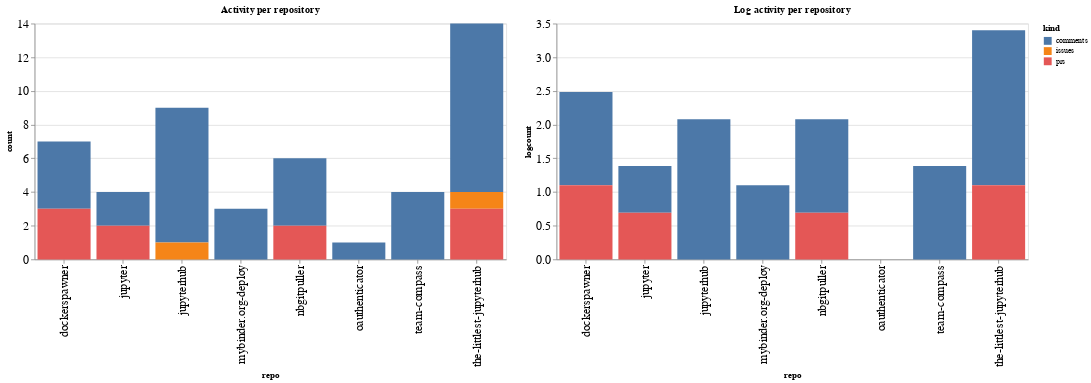

The cell this chart's notebook holds for it:
### Code cell
ch1 = alt.Chart(repo_summaries, width=600, title="Activity per repository").mark_bar().encode(
    x='repo',
    y='count',
    color='kind',
    tooltip="kind"
)

ch2 = alt.Chart(repo_summaries, width=600, title="Log activity per repository").mark_bar().encode(
    x='repo',
    y='logcount',
    color='kind',
    tooltip="kind"
)

ch1 | ch2

### Figure 1 — Vega-Lite specification as saved in the notebook (floating-point values rounded to 4 significant figures)
{"config": {"axisLeft": {"labelFontSize": 15}, "axisBottom": {"labelFontSize": 15}}, "hconcat": [{"mark": "bar", "encoding": {"color": {"type": "nominal", "field": "kind"}, "tooltip": {"type": "nominal", "field": "kind"}, "x": {"type": "nominal", "field": "repo"}, "y": {"type": "quantitative", "field": "count"}}, "title": "Activity per repository", "width": 600}, {"mark": "bar", "encoding": {"color": {"type": "nominal", "field": "kind"}, "tooltip": {"type": "nominal", "field": "kind"}, "x": {"type": "nominal", "field": "repo"}, "y": {"type": "quantitative", "field": "logcount"}}, "title": "Log activity per repository", "width": 600}], "data": {"name": "data-c76ec109d4fe52c4d61e130edc1c0e4c"}, "$schema": "https://vega.github.io/schema/vega-lite/v4.8.1.json", "datasets": {"data-c76ec109d4fe52c4d61e130edc1c0e4c": [{"repo": "dockerspawner", "kind": "comments", "count": 4, "logcount": 1.386}, {"repo": "dockerspawner", "kind": "prs", "count": 3, "logcount": 1.099}, {"repo": "jupyter", "kind": "comments", "count": 2, "logcount": 0.6931}, {"repo": "jupyter", "kind": "prs", "count": 2, "logcount": 0.6931}, {"repo": "jupyterhub", "kind": "comments", "count": 8, "logcount": 2.079}, {"repo": "jupyterhub", "kind": "issues", "count": 1, "logcount": 0.0}, {"repo": "mybinder.org-deploy", "kind": "comments", "count": 3, "logcount": 1.099}, {"repo": "nbgitpuller", "kind": "comments", "count": 4, "logcount": 1.386}, {"repo": "nbgitpuller", "kind": "prs", "count": 2, "logcount": 0.6931}, {"repo": "oauthenticator", "kind": "comments", "count": 1, "logcount": 0.0}, {"repo": "team-compass", "kind": "comments", "count": 4, "logcount": 1.386}, {"repo": "the-littlest-jupyterhub", "kind": "comments", "count": 10, "logcount": 2.303}, {"repo": "the-littlest-jupyterhub", "kind": "issues", "count": 1, "logcount": 0.0}, {"repo": "the-littlest-jupyterhub", "kind": "prs", "count": 3, "logcount": 1.099}]}}
